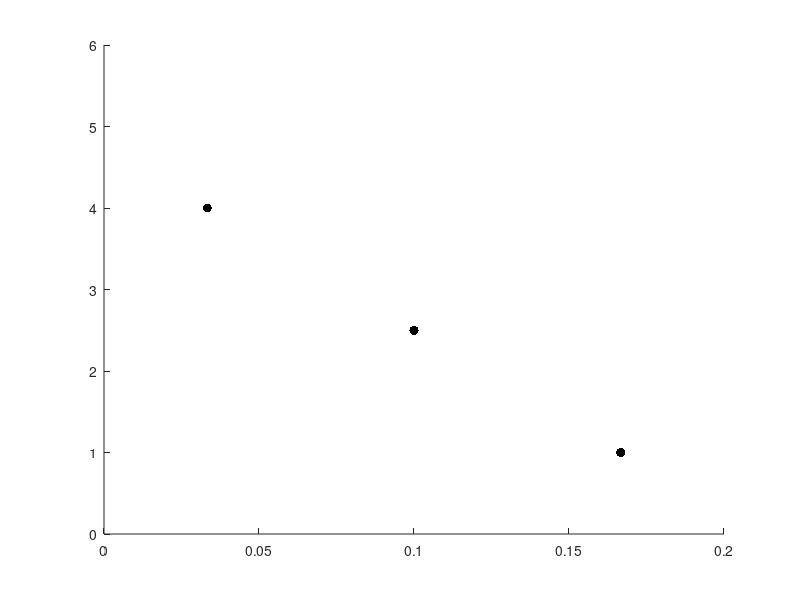

Write the MATLAB code that produced this figure. (Note: this script raises an error after producing the figure.)
%% MOL_genGratings_ with gaussian noise to have feedforward variability

%% Define parameters:
par.ori             = [30 90 150];      %center orientations degrees
par.speed           = [12.5 50 200];    %center speeds
par.speed           = [10 40 160];    %center speeds
par.Contrast        = 0.7; %0-1 contrast
par.Phase           = 0; %0-1 starting phase

nOris               = length(par.ori);
nSpeeds             = length(par.speed);

%Noise dimensions (ori and speed)
par.stdOri          = 20; %deg (span of degrees around center orientation)
par.stdSpeed        = 0.15; %in percent of deg/s %on logarithmic scale
par.stdContr        = 0; %0-1 contrast
par.stdPhase        = 0; %

par.nrep            = 300;
par.ntrials         = nOris * nSpeeds * par.nrep;

% Output is .csv like this:
% Trial,Orientation,TF,SF,Contrast,Phase
% 1,90,2,0.04,0.80,0
% 2,30,2,0.04,0.30,0
% 3,0,2,0.04,0.80,0
% 4,180,2,0.04,0.40,0
% 5,330,2,0.04,0.80,0
% 6,210,2,0.04,0.80,0
% 7,180,2,0.04,0.40,0
% 8,0,4,0.08,0.80,0
% 9,210,2,0.04,0.80,0
% 10,180,2,0.04,0.40,0
% 11,30,2,0.04,0.80,0
% 12,210,2,0.04,0.80,0

% PM: pref 1.5 Hz 0.08 cpd: 18.75 deg/s
% AL: pre 4 Hz 0.025 cpd: 160 deg/s

%% decomposition of speed into TF and SF is based on these anchorpoints:
par.TF              = [1 2.5 4]; %Hz
par.SF              = [5/30 3/30 1/30]; %cpd
% par.SF              = [5/25 3/25 1/25]; %cpd
% par.SF              = [0.12 0.08 0.04]; %cpd
%these are fit with a linear regression and the equation is used to map
%speed to TF and SF
% par.TF./par.SF
par.speed           = par.TF./par.SF;    %center speeds

%% Plot SF and TF combination, fit regression line to get fixed combination to obtain speed
figure(); hold all;
plot(par.SF,par.TF,'k.','MarkerSize',20)
set(gca,'Xlim',[0 0.15],'Ylim',[0 8])
set(gca,'Xlim',[0 0.2],'Ylim',[0 6])

tbl = table(par.SF',par.TF');
b = fitlm(tbl);
coef = table2array(b.Coefficients);
plot(b)

% coef = [7.5;-50];
targetspeed = 67;
SF =  coef(1,1) / (targetspeed - coef(2,1));
TF = coef(2,1)*SF + coef(1,1);

plot([0 SF],[0 TF],'b-','LineWidth',0.5)
plot(SF,TF,'b.','MarkerSize',15)
% if targetspeed = 200:
% TF + 50*SF = 7.5
% TF - 200*SF = 0
% --> 0 - 250X = -7.5
% --> X = -7.5/-250, then plug in X for Y

%% Generate CSV
trials = struct();

%% trialnumber:
trials.trialnum = transpose(1:par.ntrials);

%% Generate block-shuffled orientation:
trials.Orientation                   = []; %shuffle block (not stimulus side block)
for iRep = 1:par.nrep*nSpeeds
    trials.Orientation = [trials.Orientation; par.ori(randperm(nOris))']; %Add trials to trialType vector in randomized order (block-scrambled)
end

trials.Orientation = trials.Orientation + (rand(par.ntrials,1)-0.5)*par.stdOri;
trials.Orientation = mod(trials.Orientation,360);

%% Generate block-shuffled Speed:
trialspeeds = [];
for iRep = 1:par.nrep*nSpeeds
    order = randperm(nSpeeds); 
    trialspeeds = [trialspeeds; par.speed(order)']; %Add trials to trialType vector in randomized order (block-scrambled)
end

%add noise:
temp = log10(trialspeeds);
temp = temp + (rand(par.ntrials,1)-0.5) * 2 * par.stdSpeed;
trialspeeds = 10.^temp;



%% Derive TF and SF from speed: 
SF =  coef(1,1) ./ (trialspeeds - coef(2,1));
TF = coef(2,1)*SF + coef(1,1);
figure(); set(gcf,'color','w')
plot(SF,TF,'k.','MarkerSize',12)
xlabel('Spatial Freq')
ylabel('Temporal Freq')
title('SF and TF with fixed speed')

trials.TF                       = TF; % store TF
trials.SF                       = SF; %SF
trials.Speed                    = trialspeeds; % speed

%% Rest:
trials.Contrast     = repmat(par.Contrast,par.ntrials,1)    + (rand(par.ntrials,1)-0.5) * 2 * par.stdContr;
trials.Contrast(trials.Contrast>1) = 1;
trials.Phase        = repmat(par.Phase,par.ntrials,1)    + (rand(par.ntrials,1)-0.5) * 2 * par.stdPhase;

%% Create and save the table:
table_trials = struct2table(trials);
writetable(table_trials,'MOL_OriGrating_gaussNoise_v4.csv')

%% Show results:
figure(); set(gcf,'color','w','unit','normalized')
scatter(trials.Orientation,trials.Speed,10,'k.')
set(gca,'yscale','log','Xlim',[0 180],'Ylim',[5 300])
set(gca,'yscale','log','Xlim',[0 180],'Ylim',[3 200])
xlabel('Orientation')
ylabel('Speed')
xticks(par.ori)
yticks(par.speed)
